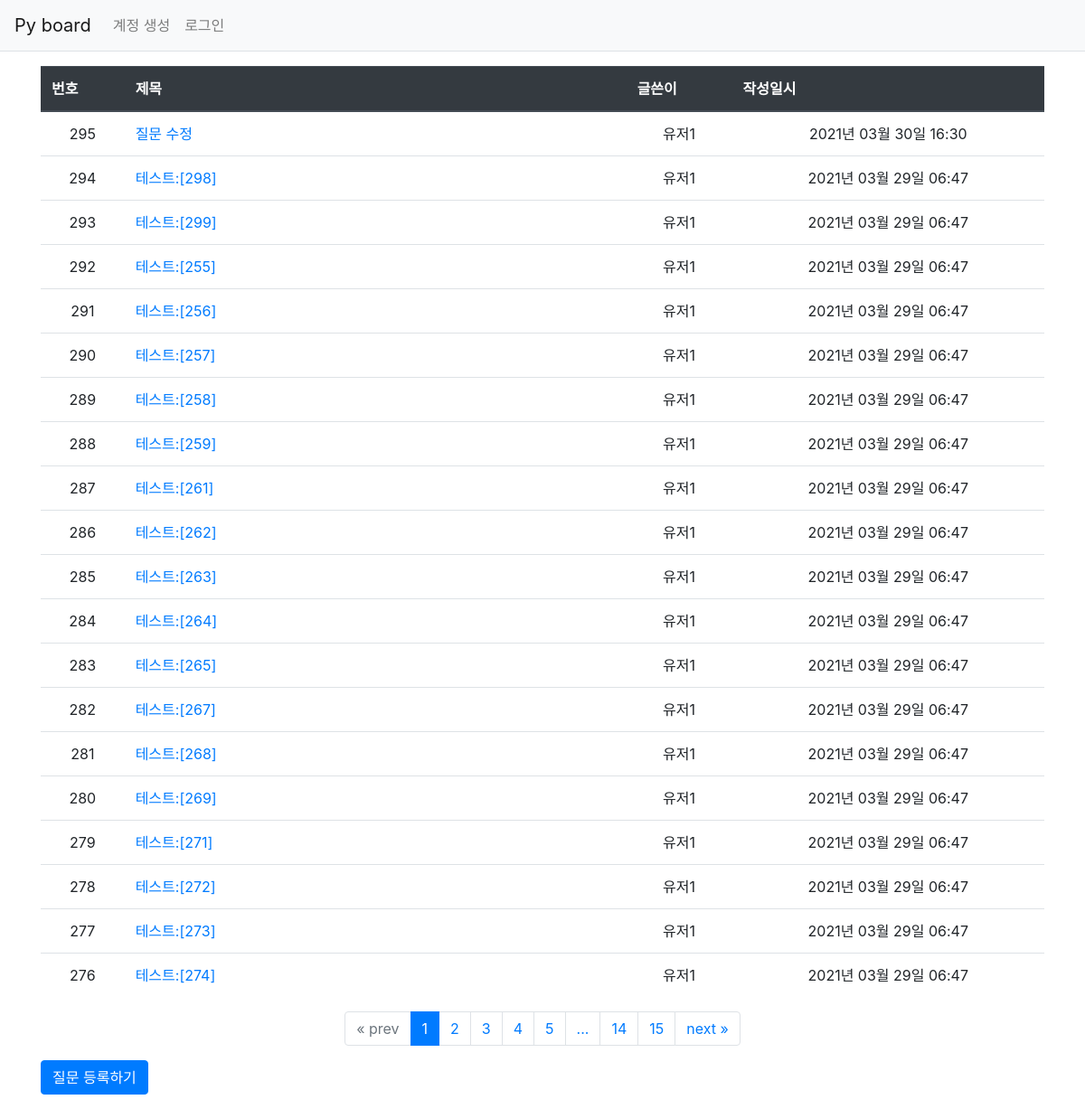
Page /question/list/ on the committed database.
### pyboard/models.py (models this page shows)
class Question(db.Model):
    modify_date = db.Column(db.DateTime(),nullable=True)
    id = db.Column(db.Integer, primary_key = True)
    subject = db.Column(db.String(200), nullable = False)
    content = db.Column(db.Text(), nullable = False)
    create_date = db.Column(db.DateTime(), nullable = False)
    user_id = db.Column(db.Integer, db.ForeignKey('user.id',
            ondelete='CASCADE'),nullable=False)
    user = db.relationship('User',backref=db.backref('question_set'))

class User(db.Model):
    id = db.Column(db.Integer,primary_key = True)
    username = db.Column(db.String(150),unique = True, nullable = False)
    pw = db.Column(db.String(200), nullable = False)
    email = db.Column(db.String(120),unique = True, nullable = False)

### pyboard/views/question_views.py (the view)
@bp.route('/list/')
def _list():
    page = request.args.get('page',type=int,default=1)
    q_list = Question.query.order_by(Question.create_date.desc())
    q_list = q_list.paginate(page,per_page=20)
    return render_template('question/question_list.html', question_list = q_list)

### pyboard/filter.py (called while the page is built)
def format_datetime(value, fmt ='%Y년 %m월 %d일 %H:%M'):
    return value.strftime(fmt)

### pyboard/views/auth_views.py (called while the page is built)
@bp.before_app_request
def load_login_user():
    user_id = session.get('user_id')
    if user_id is None:
        g.user = None
    else:
        g.user = User.query.get(user_id)

### pyboard/templates/question/question_list.html (shortened to what this page needs)
{% extends 'base.html' %}
{% block content %}
<div class='container my-3'>
    <table class='table'>
        <thead>
            <tr class='thead-dark'>
                <th>번호</th>
                <th style='width:50%'>제목</th>
                <th>글쓴이</th>
                <th>작성일시</th>
            </tr>
        </thead>
        <tbody>
            {% if question_list %}
            {% for q in question_list.items %}
            <tr class='text-center'>
                <td>{{question_list.total -((question_list.page-1) * question_list.per_page) -
                    loop.index0}}</td>
                <td class='text-left'>
                    <a href="{{url_for('question.detail',question_id = q.id)}}">{{
                        q.subject}}
                    </a>
                <td>
                    {{q.user.username}}
                </td>
                {% if q.modify_date %}
                <td>{{q.modify_date|datetime}}</td>
                {% else %}
                <td>{{q.create_date|datetime}}</td>
                {% endif %}
            </tr>
            {% endfor %}
            {% else %}
            <tr>
                <td colspan="3">질문이 없습니다.</td colspan="3">
            </tr>
            {% endif %}
        </tbody>
    </table>
    <ul class='pagination justify-content-center'>
        {% if question_list.has_prev %}
        <li class='page-item'>
            <a class='page-link' href='?page={{question_list.prev_num}}'>
                « prev
            </a>
        </li>
        {% else %}
        <li class='page-item disabled'>
            <a class='page-link' tabindex='-1' aria-disabled='true' href='#'>
                « prev </a>
        </li>
        {% endif %}
        {% for page_num in question_list.iter_pages() %}
        {% if page_num %}
        {% if page_num != question_list.page %}
        <li class='page-item'>
            <a class='page-link' href='?page={{page_num}}'>
                {{page_num}}
            </a>
        </li>
        {% else %}
        <li class='page-item active' aria-current='page'>
            <a class='page-link' href='#'>{{page_num}}</a>
        </li>
        {% endif %}
        {% else %}
        <li class='disabled'>
            <a class='page-link' href='#'>...</a>
        </li>
        {% endif %}
        {% endfor %}
        {% if question_list.has_next %}
        <li class='page-item'>
            <a class='page-link' href='?page={{question_list.next_num}}'>next »</a>
        </li>
        {% else %}
        <li class='page-item disabled'>
            <a class='page-link' tabindex='-1' aria-disabled='true' href='#'>next »</a>
        </li>
        {% endif %}
    </ul>
    <a href="{{url_for('question.create')}}" class='btn btn-primary'>
        질문 등록하기
    </a>
</div>
{% endblock %}

### pyboard/templates/base.html (shortened to what this page needs)
<!DOCTYPE html>
<html lang="ko">
<head>
    <link rel="stylesheet" href="{{ url_for('static', filename='bootstrap.min.css') }}">
    <link rel="stylesheet" href="{{ url_for('static', filename='style.css') }}">
</head>
<body>
    {% include 'navbar.html' %}
    {% block content %}
    {% endblock %}
</body>
</html>

### pyboard/templates/navbar.html (shortened to what this page needs)
<nav class='navbar navbar-expand-lg navbar-light bg-light border-bottom'>
    <a class='navbar-brand' href='{{url_for("main.index")}}'>Py board</a>
    <div class='collapse navbar-collapse flex-grow-0' id='navbarNav'>
        {% if g.user %}
        <ul class='navbar-nav'>
            <li class='nav-item'>
                <a class='nav-link' href='{{url_for("auth.logout")}}'>
                    {{g.user.username}} (로그아웃)
                </a>
            </li>
        </ul>
        {% else %}
        <ul class='navbar-nav'>
            <li class='nav-item'>
                <a class='nav-link' href='{{url_for("auth.signup")}}'>계정 생성</a>
            </li>
            <li class="nav-item ">
                <a class="nav-link" href='{{url_for("auth.login")}}'>로그인</a>
            </li>
        </ul>
        {% endif %}
    </div>
</nav>

### rows in the picture
Question: total "295", subject "질문 수정", user.username "유저1", modify_date "2021년 03월 30일 16:30"
Question: total "294", subject "테스트:[298]", user.username "유저1", create_date "2021년 03월 29일 06:47"
Question: total "293", subject "테스트:[299]", user.username "유저1", create_date "2021년 03월 29일 06:47"
Question: total "292", subject "테스트:[255]", user.username "유저1", create_date "2021년 03월 29일 06:47"
Question: total "291", subject "테스트:[256]", user.username "유저1", create_date "2021년 03월 29일 06:47"
Question: total "290", subject "테스트:[257]", user.username "유저1", create_date "2021년 03월 29일 06:47"
Question: total "289", subject "테스트:[258]", user.username "유저1", create_date "2021년 03월 29일 06:47"
Question: total "288", subject "테스트:[259]", user.username "유저1", create_date "2021년 03월 29일 06:47"
Question: total "287", subject "테스트:[261]", user.username "유저1", create_date "2021년 03월 29일 06:47"
Question: total "286", subject "테스트:[262]", user.username "유저1", create_date "2021년 03월 29일 06:47"
Question: total "285", subject "테스트:[263]", user.username "유저1", create_date "2021년 03월 29일 06:47"
Question: total "284", subject "테스트:[264]", user.username "유저1", create_date "2021년 03월 29일 06:47"
Question: total "283", subject "테스트:[265]", user.username "유저1", create_date "2021년 03월 29일 06:47"
Question: total "282", subject "테스트:[267]", user.username "유저1", create_date "2021년 03월 29일 06:47"
Question: total "281", subject "테스트:[268]", user.username "유저1", create_date "2021년 03월 29일 06:47"
Question: total "280", subject "테스트:[269]", user.username "유저1", create_date "2021년 03월 29일 06:47"
Question: total "279", subject "테스트:[271]", user.username "유저1", create_date "2021년 03월 29일 06:47"
Question: total "278", subject "테스트:[272]", user.username "유저1", create_date "2021년 03월 29일 06:47"
Question: total "277", subject "테스트:[273]", user.username "유저1", create_date "2021년 03월 29일 06:47"
Question: total "276", subject "테스트:[274]", user.username "유저1", create_date "2021년 03월 29일 06:47"

### other values in the picture
{{ page_num }} "1"
{{ page_num }} "2" "3" "4" "5" "14" "15"
